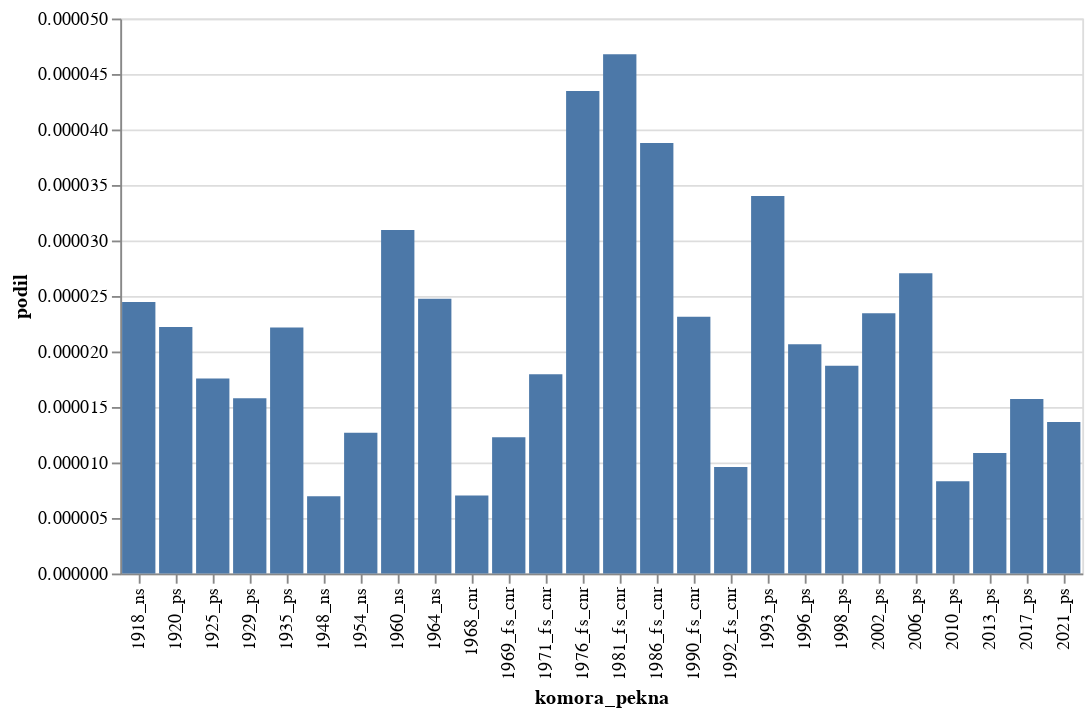

The notebook cell saved with this chart:
### Code cell
graf("Brno")

### Figure 1 — Vega-Lite specification as saved in the notebook (floating-point values rounded to 4 significant figures)
{"config": {"view": {"continuousWidth": 300, "continuousHeight": 300}}, "data": {"name": "data-82fd3156d8a9c973450e5e66a402e573"}, "mark": {"type": "bar"}, "encoding": {"x": {"field": "komora_pekna", "type": "nominal"}, "y": {"field": "podil", "type": "quantitative"}}, "$schema": "https://vega.github.io/schema/vega-lite/v5.8.0.json", "datasets": {"data-82fd3156d8a9c973450e5e66a402e573": [{"komora_pekna": "1918_ns", "slov": 2493774, "vyskytu": 61, "podil": 2.446e-05}, {"komora_pekna": "1920_ps", "slov": 8739981, "vyskytu": 194, "podil": 2.22e-05}, {"komora_pekna": "1925_ps", "slov": 6606822, "vyskytu": 116, "podil": 1.756e-05}, {"komora_pekna": "1929_ps", "slov": 8229753, "vyskytu": 130, "podil": 1.58e-05}, {"komora_pekna": "1935_ps", "slov": 3159927, "vyskytu": 70, "podil": 2.215e-05}, {"komora_pekna": "1948_ns", "slov": 1867671, "vyskytu": 13, "podil": 6.961e-06}, {"komora_pekna": "1954_ns", "slov": 1025516, "vyskytu": 13, "podil": 1.268e-05}, {"komora_pekna": "1960_ns", "slov": 904510, "vyskytu": 28, "podil": 3.096e-05}, {"komora_pekna": "1964_ns", "slov": 1534760, "vyskytu": 38, "podil": 2.476e-05}, {"komora_pekna": "1968_cnr", "slov": 142318, "vyskytu": 1, "podil": 7.027e-06}, {"komora_pekna": "1969_fs_cnr", "slov": 1141353, "vyskytu": 14, "podil": 1.227e-05}, {"komora_pekna": "1971_fs_cnr", "slov": 1783042, "vyskytu": 32, "podil": 1.795e-05}, {"komora_pekna": "1976_fs_cnr", "slov": 1541450, "vyskytu": 67, "podil": 4.347e-05}, {"komora_pekna": "1981_fs_cnr", "slov": 1667393, "vyskytu": 78, "podil": 4.678e-05}, {"komora_pekna": "1986_fs_cnr", "slov": 2346937, "vyskytu": 91, "podil": 3.877e-05}, {"komora_pekna": "1990_fs_cnr", "slov": 6744570, "vyskytu": 156, "podil": 2.313e-05}, {"komora_pekna": "1992_fs_cnr", "slov": 1250260, "vyskytu": 12, "podil": 9.598e-06}, {"komora_pekna": "1993_ps", "slov": 3733309, "vyskytu": 127, "podil": 3.402e-05}, {"komora_pekna": "1996_ps", "slov": 3777874, "vyskytu": 78, "podil": 2.065e-05}, {"komora_pekna": "1998_ps", "slov": 8758180, "vyskytu": 164, "podil": 1.873e-05}, {"komora_pekna": "2002_ps", "slov": 9469562, "vyskytu": 222, "podil": 2.344e-05}, {"komora_pekna": "2006_ps", "slov": 7246921, "vyskytu": 196, "podil": 2.705e-05}, {"komora_pekna": "2010_ps", "slov": 6613371, "vyskytu": 55, "podil": 8.316e-06}, {"komora_pekna": "2013_ps", "slov": 11319931, "vyskytu": 123, "podil": 1.087e-05}, {"komora_pekna": "2017_ps", "slov": 13171459, "vyskytu": 207, "podil": 1.572e-05}, {"komora_pekna": "2021_ps", "slov": 15683586, "vyskytu": 214, "podil": 1.364e-05}]}}
